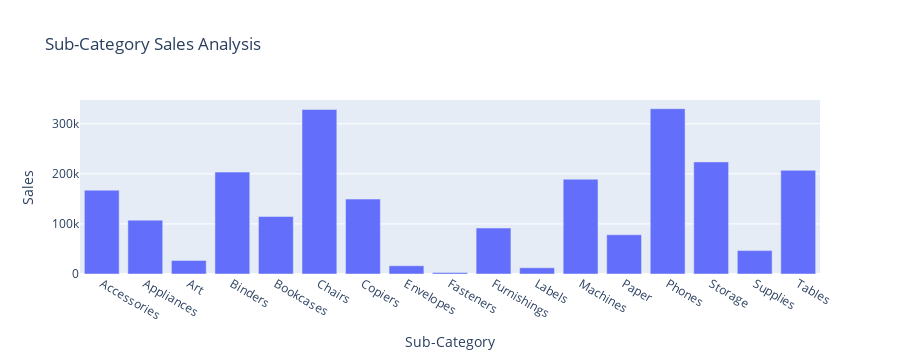

The notebook cell saved with this chart:
### Code cell
fig = px.bar(sub_category_sales_analysis, x= "Sub-Category", y="Sales", title="Sub-Category Sales Analysis")
fig.show()

### Figure 1 — Plotly figure (JSON) as saved in the notebook; plotly's stock layout.template omitted (floating-point values rounded to 4 significant figures)
{"data": [{"alignmentgroup": "True", "hovertemplate": "Sub-Category=%{x}<br>Sales=%{y}<extra></extra>", "legendgroup": "", "marker": {"color": "#636efa", "pattern": {"shape": ""}}, "name": "", "offsetgroup": "", "orientation": "v", "showlegend": false, "textposition": "auto", "type": "bar", "x": ["Accessories", "Appliances", "Art", "Binders", "Bookcases", "Chairs", "Copiers", "Envelopes", "Fasteners", "Furnishings", "Labels", "Machines", "Paper", "Phones", "Storage", "Supplies", "Tables"], "xaxis": "x", "y": [167400.0, 107500.0, 27120.0, 203400.0, 114900.0, 328400.0, 149500.0, 16480.0, 3024.0, 91710.0, 12490.0, 189200.0, 78480.0, 330000.0, 223800.0, 46670.0, 207000.0], "yaxis": "y"}], "layout": {"autosize": true, "barmode": "relative", "height": 360, "legend": {"tracegroupgap": 0}, "title": {"text": "Sub-Category Sales Analysis"}, "xaxis": {"anchor": "y", "autorange": true, "domain": [0, 1], "range": [-0.5, 16.5], "title": {"text": "Sub-Category"}, "type": "category"}, "yaxis": {"anchor": "x", "autorange": true, "domain": [0, 1], "range": [0, 347400.0], "title": {"text": "Sales"}, "type": "linear"}}}
